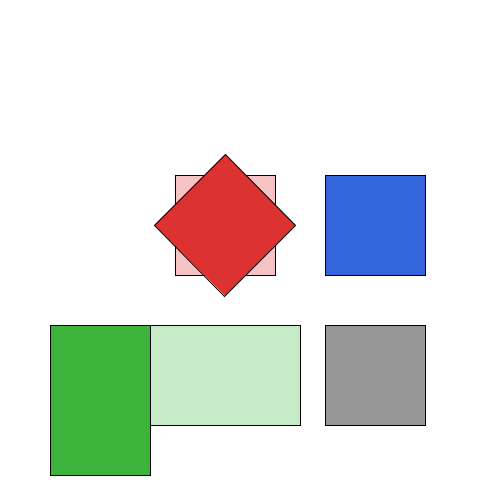
Frame 1 (no input)
Frame 60 (the mouse pressed at the canvas centre just before this capture): identical to frame 1, image omitted
Frame 120 (the mouse held since frame 60 and released just before this capture): identical to frame 1, image omitted

The Processing sketch that drew this single still picture (run headless with seeded random() and noise(); from frame 60 on, the mouse is pressed at the canvas centre):

// Processing sketch: Q5
// ── Q5.pde
void setup() {
  size(500, 500);
}

//Deleted the note for Question 1-4 since this one is gonna take more space
void draw() {
  //println(mouseX + " : " + mouseY);
  background(255);
  rectMode(CENTER);

  //All the Rectangle Center start at 0,0
  // ORIGINAL, Red Rectangle
  pushMatrix();
  translate(225, 225);
  fill(220, 50, 50, 75);
  rect(0, 0, 100, 100);
  popMatrix();
  
  //ROTATED, Red Rectangle
  pushMatrix();
  translate(225, 225);
  rotate(radians(45));
  fill(220, 50, 50);
  rect(0, 0, 100, 100);
  popMatrix();


  // ORIGINAL, Green Rectangle
  pushMatrix();
  translate(225, 375);
  fill(60, 180, 60, 75);
  rect(0, 0, 150, 100); //change shape so we can see the 90 degree turn
  popMatrix();

  //ROTATED, Green Recrangle
  pushMatrix();
  translate(225 - 75, 375 - 50);  // Change the Center to the top left
  rotate(radians(90));
  fill(60, 180, 60);
  rectMode(CORNER);
  rect(0, 0, 150, 100);
  rectMode(CENTER); // restore the rectMode to center again
  popMatrix();



  // Blue Rectangle
  pushMatrix();
  translate(375, 225);
  fill(50, 100, 220);
  rect(0, 0, 100, 100);
  popMatrix();

  // Grey Rectangle
  translate(375, 375);
  fill(150, 150, 150);
  rect(0, 0, 100, 100);
  
}
